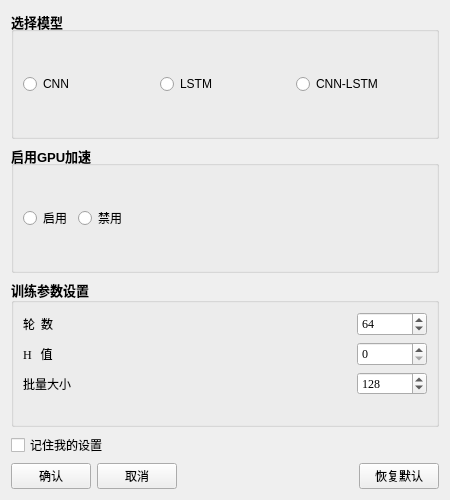
<?xml version="1.0" encoding="UTF-8"?>
<ui version="4.0">
 <class>Form</class>
 <widget class="QWidget" name="Form">
  <property name="geometry">
   <rect>
    <x>0</x>
    <y>0</y>
    <width>450</width>
    <height>500</height>
   </rect>
  </property>
  <property name="minimumSize">
   <size>
    <width>450</width>
    <height>500</height>
   </size>
  </property>
  <property name="maximumSize">
   <size>
    <width>450</width>
    <height>500</height>
   </size>
  </property>
  <property name="windowTitle">
   <string>选项设置</string>
  </property>
  <layout class="QVBoxLayout" name="verticalLayout_2">
   <item>
    <widget class="QGroupBox" name="groupBox">
     <property name="font">
      <font>
       <family>Arial</family>
       <pointsize>10</pointsize>
       <weight>75</weight>
       <bold>true</bold>
      </font>
     </property>
     <property name="title">
      <string>选择模型</string>
     </property>
     <layout class="QHBoxLayout" name="horizontalLayout">
      <item>
       <widget class="QRadioButton" name="radioButton_2">
        <property name="font">
         <font>
          <family>Arial</family>
          <pointsize>9</pointsize>
          <weight>50</weight>
          <bold>false</bold>
         </font>
        </property>
        <property name="text">
         <string>CNN</string>
        </property>
       </widget>
      </item>
      <item>
       <widget class="QRadioButton" name="radioButton_3">
        <property name="font">
         <font>
          <family>Arial</family>
          <pointsize>9</pointsize>
          <weight>50</weight>
          <bold>false</bold>
         </font>
        </property>
        <property name="text">
         <string>LSTM</string>
        </property>
       </widget>
      </item>
      <item>
       <widget class="QRadioButton" name="radioButton">
        <property name="font">
         <font>
          <family>Arial</family>
          <pointsize>9</pointsize>
          <weight>50</weight>
          <bold>false</bold>
         </font>
        </property>
        <property name="text">
         <string>CNN-LSTM</string>
        </property>
       </widget>
      </item>
     </layout>
    </widget>
   </item>
   <item>
    <widget class="QGroupBox" name="groupBox_2">
     <property name="font">
      <font>
       <family>Arial</family>
       <pointsize>10</pointsize>
       <weight>75</weight>
       <bold>true</bold>
      </font>
     </property>
     <property name="title">
      <string>启用GPU加速</string>
     </property>
     <layout class="QHBoxLayout" name="horizontalLayout_2">
      <item>
       <widget class="QRadioButton" name="radioButton_4">
        <property name="font">
         <font>
          <family>Times New Roman</family>
          <pointsize>9</pointsize>
          <weight>50</weight>
          <bold>false</bold>
         </font>
        </property>
        <property name="text">
         <string>启用</string>
        </property>
       </widget>
      </item>
      <item>
       <widget class="QRadioButton" name="radioButton_5">
        <property name="font">
         <font>
          <family>Times New Roman</family>
          <pointsize>9</pointsize>
          <weight>50</weight>
          <bold>false</bold>
         </font>
        </property>
        <property name="text">
         <string>禁用</string>
        </property>
       </widget>
      </item>
      <item>
       <spacer name="horizontalSpacer_5">
        <property name="orientation">
         <enum>Qt::Horizontal</enum>
        </property>
        <property name="sizeHint" stdset="0">
         <size>
          <width>40</width>
          <height>20</height>
         </size>
        </property>
       </spacer>
      </item>
     </layout>
    </widget>
   </item>
   <item>
    <widget class="QGroupBox" name="groupBox_3">
     <property name="font">
      <font>
       <family>Arial Black</family>
       <pointsize>10</pointsize>
       <weight>75</weight>
       <bold>true</bold>
      </font>
     </property>
     <property name="title">
      <string>训练参数设置</string>
     </property>
     <layout class="QVBoxLayout" name="verticalLayout">
      <item>
       <layout class="QHBoxLayout" name="horizontalLayout_3">
        <item>
         <widget class="QLabel" name="label_5">
          <property name="font">
           <font>
            <family>Times New Roman</family>
            <pointsize>9</pointsize>
            <weight>50</weight>
            <bold>false</bold>
           </font>
          </property>
          <property name="text">
           <string>轮  数</string>
          </property>
         </widget>
        </item>
        <item>
         <spacer name="horizontalSpacer">
          <property name="orientation">
           <enum>Qt::Horizontal</enum>
          </property>
          <property name="sizeHint" stdset="0">
           <size>
            <width>40</width>
            <height>20</height>
           </size>
          </property>
         </spacer>
        </item>
        <item>
         <widget class="QSpinBox" name="spinBox_2">
          <property name="sizePolicy">
           <sizepolicy hsizetype="Fixed" vsizetype="Fixed">
            <horstretch>0</horstretch>
            <verstretch>0</verstretch>
           </sizepolicy>
          </property>
          <property name="minimumSize">
           <size>
            <width>70</width>
            <height>24</height>
           </size>
          </property>
          <property name="font">
           <font>
            <family>Times New Roman</family>
            <pointsize>9</pointsize>
            <weight>50</weight>
            <bold>false</bold>
           </font>
          </property>
          <property name="maximum">
           <number>200</number>
          </property>
          <property name="value">
           <number>64</number>
          </property>
         </widget>
        </item>
       </layout>
      </item>
      <item>
       <layout class="QHBoxLayout" name="horizontalLayout_5">
        <item>
         <widget class="QLabel" name="label_4">
          <property name="font">
           <font>
            <family>Times New Roman</family>
            <pointsize>9</pointsize>
            <weight>50</weight>
            <bold>false</bold>
           </font>
          </property>
          <property name="text">
           <string>H   值</string>
          </property>
         </widget>
        </item>
        <item>
         <spacer name="horizontalSpacer_2">
          <property name="orientation">
           <enum>Qt::Horizontal</enum>
          </property>
          <property name="sizeHint" stdset="0">
           <size>
            <width>40</width>
            <height>20</height>
           </size>
          </property>
         </spacer>
        </item>
        <item>
         <widget class="QSpinBox" name="spinBox">
          <property name="sizePolicy">
           <sizepolicy hsizetype="Fixed" vsizetype="Fixed">
            <horstretch>0</horstretch>
            <verstretch>0</verstretch>
           </sizepolicy>
          </property>
          <property name="minimumSize">
           <size>
            <width>70</width>
            <height>24</height>
           </size>
          </property>
          <property name="font">
           <font>
            <family>Times New Roman</family>
            <pointsize>9</pointsize>
            <weight>50</weight>
            <bold>false</bold>
           </font>
          </property>
          <property name="maximum">
           <number>200</number>
          </property>
         </widget>
        </item>
       </layout>
      </item>
      <item>
       <layout class="QHBoxLayout" name="horizontalLayout_4">
        <item>
         <widget class="QLabel" name="label_6">
          <property name="font">
           <font>
            <family>Times New Roman</family>
            <pointsize>9</pointsize>
            <weight>50</weight>
            <bold>false</bold>
           </font>
          </property>
          <property name="text">
           <string>批量大小</string>
          </property>
         </widget>
        </item>
        <item>
         <spacer name="horizontalSpacer_3">
          <property name="orientation">
           <enum>Qt::Horizontal</enum>
          </property>
          <property name="sizeHint" stdset="0">
           <size>
            <width>40</width>
            <height>20</height>
           </size>
          </property>
         </spacer>
        </item>
        <item>
         <widget class="QSpinBox" name="spinBox_3">
          <property name="minimumSize">
           <size>
            <width>70</width>
            <height>0</height>
           </size>
          </property>
          <property name="font">
           <font>
            <family>Times New Roman</family>
            <pointsize>9</pointsize>
            <weight>50</weight>
            <bold>false</bold>
           </font>
          </property>
          <property name="maximum">
           <number>512</number>
          </property>
          <property name="stepType">
           <enum>QAbstractSpinBox::DefaultStepType</enum>
          </property>
          <property name="value">
           <number>128</number>
          </property>
          <property name="displayIntegerBase">
           <number>10</number>
          </property>
         </widget>
        </item>
       </layout>
      </item>
      <item>
       <spacer name="horizontalSpacer_4">
        <property name="orientation">
         <enum>Qt::Horizontal</enum>
        </property>
        <property name="sizeHint" stdset="0">
         <size>
          <width>40</width>
          <height>20</height>
         </size>
        </property>
       </spacer>
      </item>
     </layout>
    </widget>
   </item>
   <item>
    <widget class="QCheckBox" name="checkBox_remenber">
     <property name="text">
      <string>记住我的设置</string>
     </property>
    </widget>
   </item>
   <item>
    <layout class="QHBoxLayout" name="horizontalLayout_6">
     <item>
      <widget class="QPushButton" name="pushButton_3">
       <property name="text">
        <string>确认</string>
       </property>
      </widget>
     </item>
     <item>
      <widget class="QPushButton" name="pushButton_2">
       <property name="text">
        <string>取消</string>
       </property>
      </widget>
     </item>
     <item>
      <spacer name="horizontalSpacer_6">
       <property name="orientation">
        <enum>Qt::Horizontal</enum>
       </property>
       <property name="sizeHint" stdset="0">
        <size>
         <width>40</width>
         <height>20</height>
        </size>
       </property>
      </spacer>
     </item>
     <item>
      <widget class="QPushButton" name="pushButton">
       <property name="text">
        <string>恢复默认</string>
       </property>
      </widget>
     </item>
    </layout>
   </item>
  </layout>
 </widget>
 <resources/>
 <connections/>
</ui>
